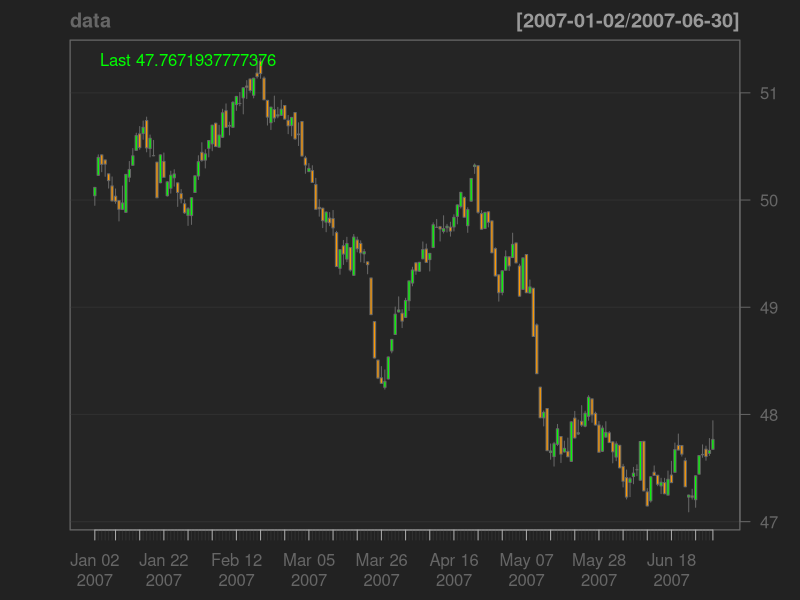
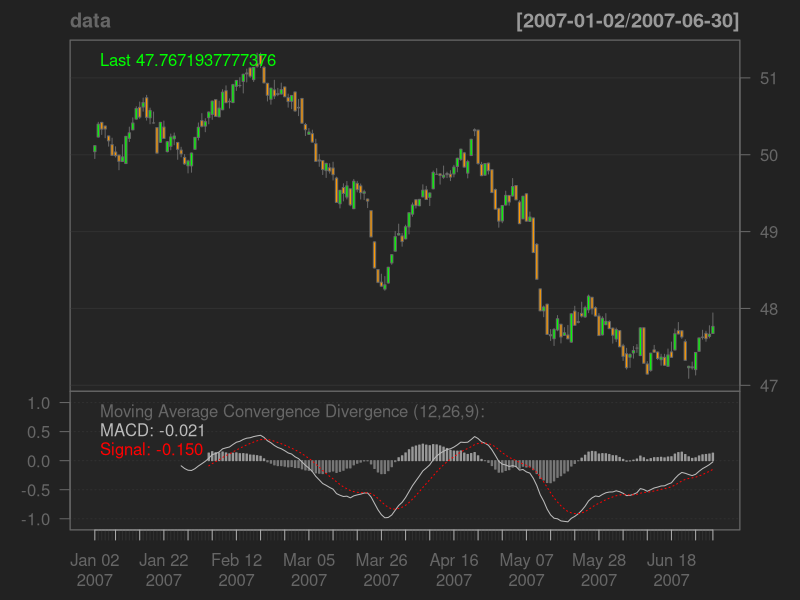
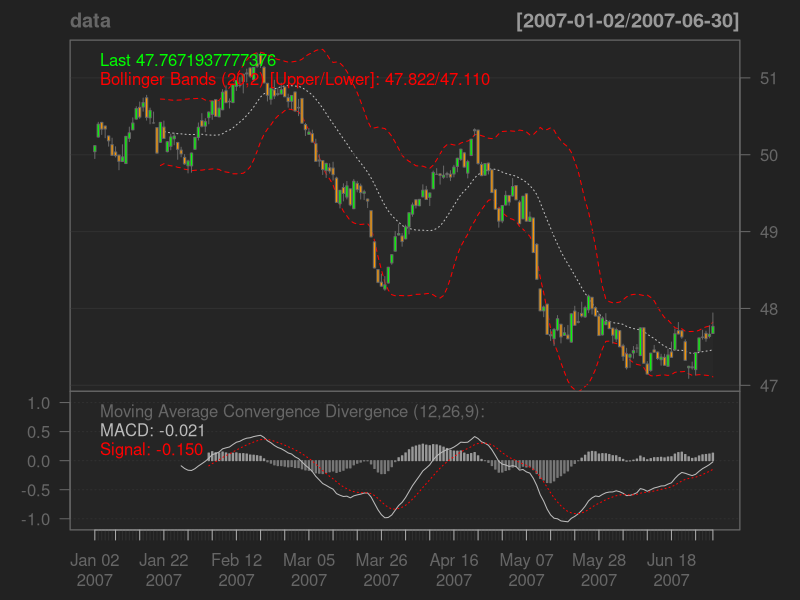
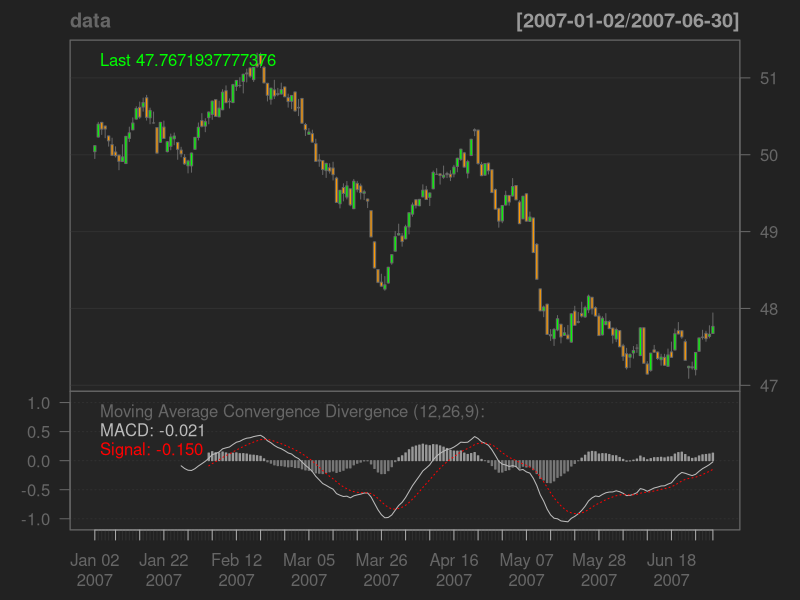
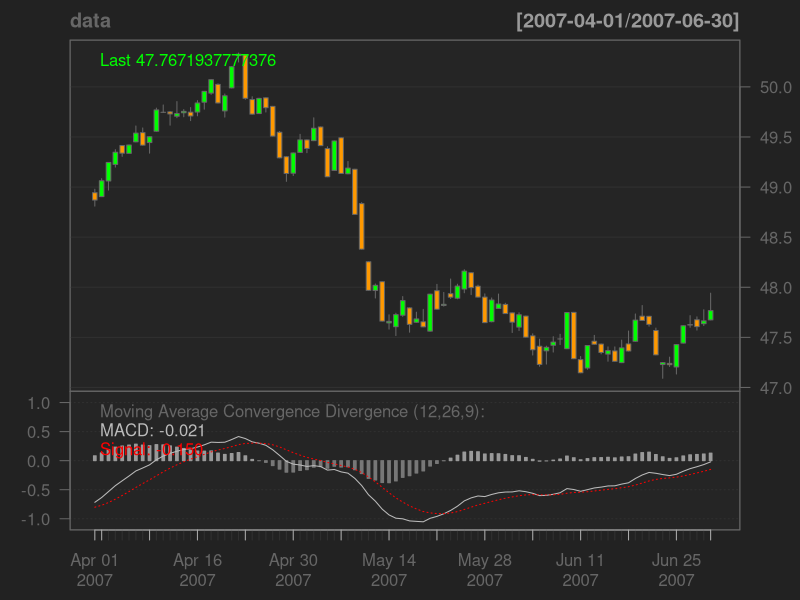
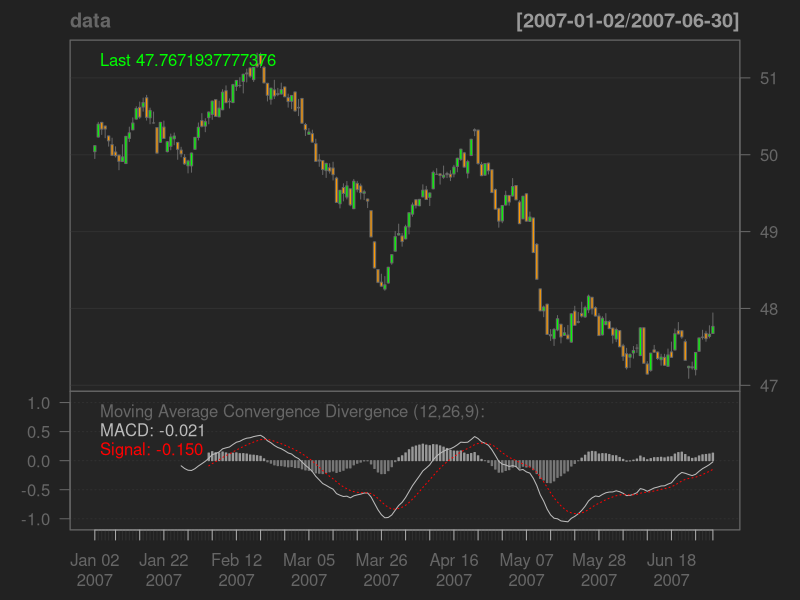

The R script that drew these images, in order:
# chartSeries demo
# Jeffrey A. Ryan 2008

require(quantmod)

chartSeries.demo <- function(x) {
  data(sample_matrix, package="xts")
  data <- as.xts(sample_matrix)
  cat("A simple xts object:\n")
  print(str(data))
  cat("chartSeries(data)\n")
  chartSeries(data)
  readline("Press <Enter> to continue")
  cat("Now we can add builtin indicators:\n\n")
  cat("Moving Average Convergence Divergence Indicator (from TTR)\n> addMACD()\n")
  plot(addMACD())
  readline("Press <Enter> to continue")
  cat("Add Bollinger Bands\n> addBBands()\n")
  plot(addBBands())
  readline("Press <Enter> to continue")
  cat("Drop Bollinger Bands\n> dropTA('BBands')\n")
  dropTA('BBands')
  readline("Press <Enter> to continue")
  cat("Zoom chart from full data to last 3 months\n> zoomChart(\"last 3 months\")\n")
  zoomChart('last 3 months')
  readline("Press <Enter> to continue")
  cat("Zoom back to full data\n> zoomChart()\n\n")
  zoomChart()
  rm(data)
}

chartSeries.demo(data)
